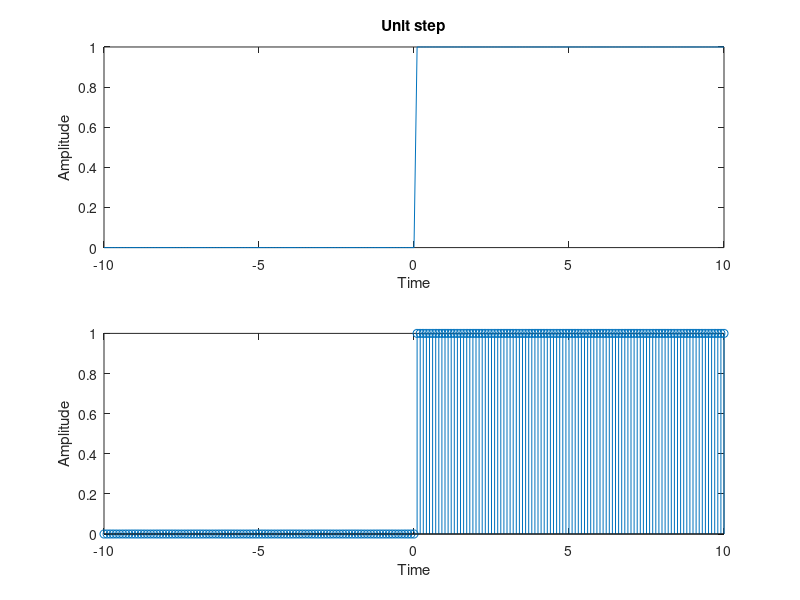

MATLAB code for this plot:
%%Experiment-1(d)
%%Name-Vishal Kharbanda
%%Class-ECE-2nd-Year
%%Enrollmentno.-03110402816
t=[-10:0.1:10];
y=zeros(length(t),1);
for i=1:length(t)
    if t(i)>0
        y(i)=1;
    end 
end
subplot(2,1,1);
plot(t,y);
xlabel('Time');
ylabel('Amplitude');
title('Unit step')
subplot(2,1,2);
stem(t,y);
xlabel('Time');
ylabel('Amplitude');
